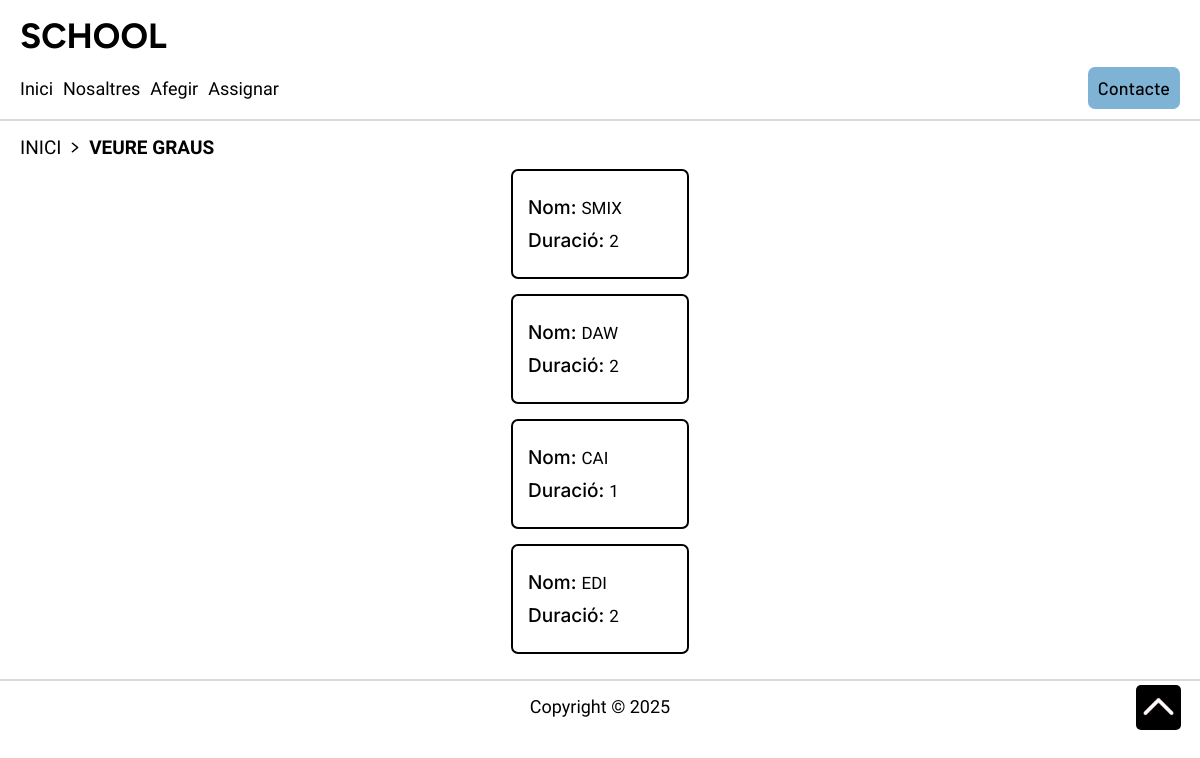
/veuregrau, run on the app's committed database.
### tables this page shows
CREATE TABLE `degrees` (
  `id` int(11) NOT NULL AUTO_INCREMENT,
  `name` varchar(100) NOT NULL,
  `duration_years` int(11) NOT NULL,
  PRIMARY KEY (`id`)
);

### src/helper.php (called while the page is built, shortened)
<?php
function view(string $template,array $data=null){
    require VIEWS.'/'.$template.'.view.php';
    return  ob_get_clean();
}

### index.php (called while the page is built, shortened)
<?php
require __DIR__ .'/bootstrap.php';
$router->dispatch(new Request());

### src/School/Services/DegreesServices.php (called while the page is built, shortened)
<?php
class DegreesServices{
    private DegreesRepository $DegreesRepository;
    function __construct(\PDO $db, DegreesRepository $DegreesRepository){
        $this->DegreesRepository = $DegreesRepository;
    }
    function show(){
        return $this->DegreesRepository->show();
    }
}

### src/Infrastructure/Persistence/DegreesRepository.php (called while the page is built, shortened)
<?php
class DegreesRepository implements IDegreesRepository{
    private \PDO $db;
    function __construct(\PDO $db){
        $this->db = $db;
    }
    function show(){
        $alldegrees = [];
        $sql = $this->db->prepare("SELECT * FROM degrees");
        $sql->execute();
        while($fila = $sql->fetch(\PDO::FETCH_ASSOC)){
            $degrees = new Degrees($fila['name'], $fila['duration_years']);
            $degrees->setId($fila['id']);
            $alldegrees[] = $degrees;
        }
        return $alldegrees;
    }
}

### src/School/Checks/Check.php (called while the page is built, shortened)
<?php
class Check {
    public static function isNull($s): bool {
        return $s == null ? true : false;
    }
    public static function minLenght(string $s, int $lenght): int {
        return strlen(trim($s)) >= $lenght ? 0 : -3;
    }
}

### src/School/Entities/Degrees.php (called while the page is built, shortened)
<?php
class Degrees{
    protected string $name;
    protected int $duration_years;
    public function __construct(string $name, int $duration_years){
        $message = "";
    }
    public function setId(?int $id): int{
        return 0;
    }
    public function getName(): string{
        return $this->name;
    }
    public function setName(string $name): int{
        $this->name = $name;
        return 0;
    }
    public function getDurationYears(): int{
        return $this->duration_years;
    }
    public function setDurationYears(int $duration_years): int{
        $this->duration_years = $duration_years;
        return 0;
    }
}

### src/Views/veuregraus.view.php (the view, shortened to what this page needs)
<!DOCTYPE html>
<html lang="es">
<head>
    <link rel="stylesheet" href="css/veurecamps/departament/veurecamps.css">
</head>
<body>
    <?php include 'parts/nav/nav.view.php'?>
    <article class="localitzacio">
        <a id="localitzacio__enlac" href="/index">
            <p id="localitzacio__text">INICI</p>
        </a>
        <img id="localitzacio__img" src="img/fletxes/fletxadreta.png" alt="fletxadreta">
        <a id="localitzacio__enlac" href="/veuregrau">
            <p id="localitzacio__text--ubi">VEURE GRAUS</p>
        </a>
    </article>
    <section>
        <?php foreach($degrees as $degree) { ?>
            <div id="box">
                <div id="capsa">
                    <div id="capsa__individual">
                        <h1 id="capsa__titol">Nom:</h1>
                        <p id="capsa__desc"><?php echo $degree->getName() ?></p>
                    </div>
                    <div id="capsa__individual">
                        <h1 id="capsa__titol">Duració:</h1>
                        <p id="capsa__desc"><?php echo $degree->getDurationYears() ?></p>
                    </div>
                </div>
            </div>
        <?php } ?>
    </section>
    <?php include 'parts/fletxadalt/fletxadalt.view.php'?>
    <?php include 'parts/footer/footer.view.php'?>
</body>
</html>

### css/veurecamps/departament/veurecamps.css (style rules this page uses)
:root { --colortext: black; }
* { margin: 0rem; padding: 0rem; }
.localitzacio { display: flex; align-items: center; margin-left: 1.25rem; }
#localitzacio__img { margin: 0.313rem 0.313rem 0rem 0.313rem; width:1.5%; height: 1.5%; }
#localitzacio__enlac { text-decoration: none; }
#localitzacio__text { font-family: "Nunito Sans", sans-serif; font-size: 1.188rem; color: var(--colortext); margin: 0.938rem 0rem 0.625rem 0rem; }
#localitzacio__text--ubi { font-family: "Nunito Sans", sans-serif; font-size: 1.188rem; color: var(--colortext); margin: 0.938rem 0rem 0.625rem 0rem; font-weight: bold; }
#box { display: flex; justify-content: center; }
#capsa { border: 0.125rem solid var(--colortext); border-radius: 0.438rem; padding: 0.938rem; margin-bottom: 0.938rem; width: 12%; }
#capsa__individual { display: flex; align-items: center; margin:0.625rem 0rem 0.625rem 0rem; }
#capsa__titol { font-family: "Inter", serif; font-size: 1.188rem; font-weight: 500; color: var(--colortext); }
#capsa__desc { font-family: "Spline Sans", serif; font-size: 1.063rem; font-weight: 400; color: var(--colortext); padding-left: 0.313rem; }

### css/parts/nav/nav.css (style rules this page uses)
:root { --colortext: black; --shadowdesplegable: rgba(0,0,0,0.4); --colortexthover: white; --bgbotó: #7fb3d5; --colorlínia: #d5dbdb; }
* { margin: 0rem; padding: 0rem; }

### css/parts/fletxadalt/fletxadalt.css (style rules this page uses)
:root { --background: black; }
* { margin: 0rem; padding: 0rem; }

### css/parts/footer/footer.css (style rules this page uses)
:root { --colortext: black; --colorlínia: #d5dbdb; }
* { margin: 0rem; padding: 0rem; }

### data on the page
degrees: name "SMIX", duration_years "2"
degrees: name "DAW", duration_years "2"
degrees: name "CAI", duration_years "1"
degrees: name "EDI", duration_years "2"
